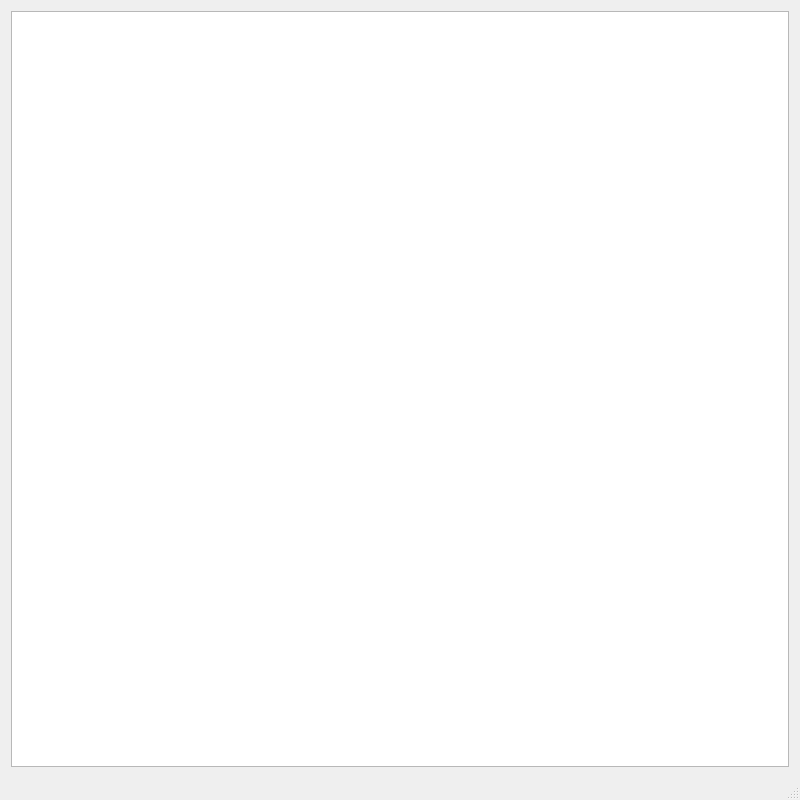
<?xml version="1.0" encoding="UTF-8"?>
<ui version="4.0">
 <class>SnakeWindow</class>
 <widget class="QMainWindow" name="SnakeWindow">
  <property name="geometry">
   <rect>
    <x>0</x>
    <y>0</y>
    <width>800</width>
    <height>800</height>
   </rect>
  </property>
  <property name="windowTitle">
   <string>SnakeWindow</string>
  </property>
  <widget class="QWidget" name="centralWidget">
   <layout class="QHBoxLayout" name="horizontalLayout">
    <item>
     <widget class="Game" name="graphicsView">
      <property name="enabled">
       <bool>true</bool>
      </property>
     </widget>
    </item>
   </layout>
  </widget>
  <widget class="QStatusBar" name="statusBar"/>
 </widget>
 <layoutdefault spacing="6" margin="11"/>
 <customwidgets>
  <customwidget>
   <class>Game</class>
   <extends>QGraphicsView</extends>
   <header>game.h</header>
  </customwidget>
 </customwidgets>
 <resources/>
 <connections/>
</ui>
